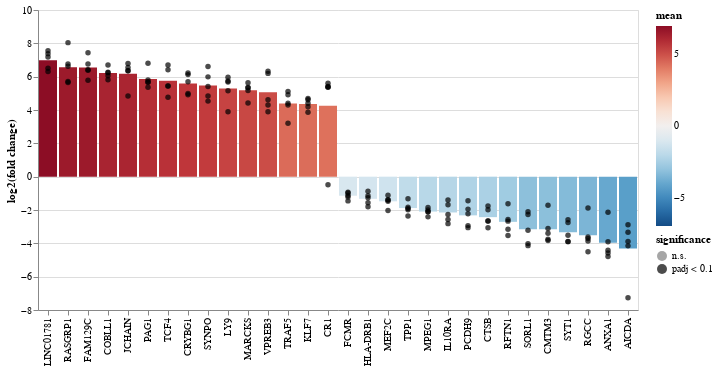

This figure's notebook cell:
### Code cell
ch.display()

### Figure 1 — Vega-Lite specification as saved in the notebook (floating-point values rounded to 4 significant figures; data arrays with more than 128 entries replaced by an {"elided": "..."} marker saying what was removed)
{"config": {"view": {"continuousWidth": 300, "continuousHeight": 300}}, "layer": [{"data": {"name": "data-f44aa296a59385d6606342bfad457a20"}, "mark": {"type": "bar"}, "encoding": {"color": {"field": "mean", "scale": {"domain": [-6.986, 6.986], "reverse": true, "scheme": "redblue"}, "type": "quantitative"}, "x": {"field": "variable", "sort": ["LINC01781", "RASGRP1", "FAM129C", "COBLL1", "JCHAIN", "PAG1", "TCF4", "CRYBG1", "SYNPO", "LY9", "MARCKS", "VPREB3", "TRAF5", "KLF7", "CR1", "FCMR", "HLA-DRB1", "MEF2C", "TPP1", "MPEG1", "IL10RA", "PCDH9", "CTSB", "RFTN1", "SORL1", "CMTM3", "SYT1", "RGCC", "ANXA1", "AICDA"], "type": "nominal"}, "y": {"field": "mean", "type": "quantitative"}}}, {"data": {"name": "data-16f3562cabac91d2888c8224ed9ef121"}, "mark": {"type": "circle"}, "encoding": {"color": {"field": "significance", "scale": {"domain": ["n.s.", "padj < 0.1"], "range": ["grey", "black"]}, "type": "nominal"}, "x": {"axis": {"labelLimit": 500, "title": ""}, "field": "variable", "sort": ["LINC01781", "RASGRP1", "FAM129C", "COBLL1", "JCHAIN", "PAG1", "TCF4", "CRYBG1", "SYNPO", "LY9", "MARCKS", "VPREB3", "TRAF5", "KLF7", "CR1", "FCMR", "HLA-DRB1", "MEF2C", "TPP1", "MPEG1", "IL10RA", "PCDH9", "CTSB", "RFTN1", "SORL1", "CMTM3", "SYT1", "RGCC", "ANXA1", "AICDA"], "type": "nominal"}, "y": {"field": "value", "title": "log2(fold change)", "type": "quantitative"}}}], "$schema": "https://vega.github.io/schema/vega-lite/v5.17.0.json", "datasets": {"data-f44aa296a59385d6606342bfad457a20": [{"variable": "AICDA", "mean": -4.306}, {"variable": "ANXA1", "mean": -3.964}, {"variable": "CMTM3", "mean": -3.161}, {"variable": "COBLL1", "mean": 6.217}, {"variable": "CR1", "mean": 4.254}, {"variable": "CRYBG1", "mean": 5.59}, {"variable": "CTSB", "mean": -2.429}, {"variable": "FAM129C", "mean": 6.557}, {"variable": "FCMR", "mean": -1.144}, {"variable": "HLA-DRB1", "mean": -1.329}, {"variable": "IL10RA", "mean": -2.148}, {"variable": "JCHAIN", "mean": 6.177}, {"variable": "KLF7", "mean": 4.355}, {"variable": "LINC01781", "mean": 6.986}, {"variable": "LY9", "mean": 5.286}, {"variable": "MARCKS", "mean": 5.181}, {"variable": "MEF2C", "mean": -1.479}, {"variable": "MPEG1", "mean": -2.094}, {"variable": "PAG1", "mean": 5.862}, {"variable": "PCDH9", "mean": -2.322}, {"variable": "RASGRP1", "mean": 6.558}, {"variable": "RFTN1", "mean": -2.711}, {"variable": "RGCC", "mean": -3.515}, {"variable": "SORL1", "mean": -3.148}, {"variable": "SYNPO", "mean": 5.476}, {"variable": "SYT1", "mean": -3.332}, {"variable": "TCF4", "mean": 5.753}, {"variable": "TPP1", "mean": -1.882}, {"variable": "TRAF5", "mean": 4.386}, {"variable": "VPREB3", "mean": 5.067}], "data-16f3562cabac91d2888c8224ed9ef121": {"elided": "150 records"}}}
